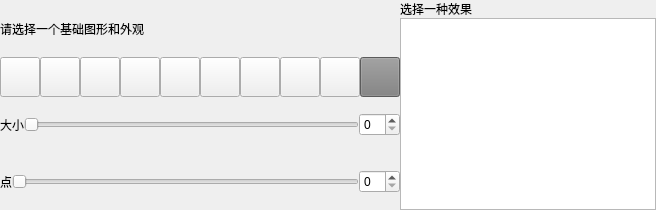
                   <widget class="QWidget" name="tab_99">
                    <attribute name="icon">
                     <iconset resource="../../../resources/icons/resource.qrc">
                      <normaloff>:/BootomBar/bottomBar2.png</normaloff>:/BootomBar/bottomBar2.png</iconset>
                    </attribute>
                    <attribute name="title">
                     <string>快速光速表演</string>
                    </attribute>
                    <layout class="QHBoxLayout" name="horizontalLayout_146" stretch="4,6">
                     <property name="spacing">
                      <number>0</number>
                     </property>
                     <property name="leftMargin">
                      <number>0</number>
                     </property>
                     <property name="topMargin">
                      <number>0</number>
                     </property>
                     <property name="rightMargin">
                      <number>0</number>
                     </property>
                     <property name="bottomMargin">
                      <number>0</number>
                     </property>
                     <item>
                      <widget class="QWidget" name="widget_565" native="true">
                       <layout class="QVBoxLayout" name="verticalLayout_98">
                        <property name="spacing">
                         <number>0</number>
                        </property>
                        <property name="leftMargin">
                         <number>0</number>
                        </property>
                        <property name="topMargin">
                         <number>0</number>
                        </property>
                        <property name="rightMargin">
                         <number>0</number>
                        </property>
                        <property name="bottomMargin">
                         <number>0</number>
                        </property>
                        <item>
                         <widget class="QLabel" name="label_127">
                          <property name="text">
                           <string>请选择一个基础图形和外观</string>
                          </property>
                         </widget>
                        </item>
                        <item>
                         <widget class="QWidget" name="widget_72" native="true">
                          <property name="minimumSize">
                           <size>
                            <width>400</width>
                            <height>40</height>
                           </size>
                          </property>
                          <property name="maximumSize">
                           <size>
                            <width>400</width>
                            <height>40</height>
                           </size>
                          </property>
                          <property name="layoutDirection">
                           <enum>Qt::LeftToRight</enum>
                          </property>
                          <layout class="QHBoxLayout" name="horizontalLayout_41">
                           <property name="spacing">
                            <number>0</number>
                           </property>
                           <property name="leftMargin">
                            <number>0</number>
                           </property>
                           <property name="topMargin">
                            <number>0</number>
                           </property>
                           <property name="rightMargin">
                            <number>0</number>
                           </property>
                           <property name="bottomMargin">
                            <number>0</number>
                           </property>
                           <item>
                            <widget class="QPushButton" name="pushButton_35">
                             <property name="minimumSize">
                              <size>
                               <width>40</width>
                               <height>40</height>
                              </size>
                             </property>
                             <property name="maximumSize">
                              <size>
                               <width>40</width>
                               <height>40</height>
                              </size>
                             </property>
                             <property name="sizeIncrement">
                              <size>
                               <width>40</width>
                               <height>40</height>
                              </size>
                             </property>
                             <property name="text">
                              <string/>
                             </property>
                             <property name="icon">
                              <iconset resource="../../../resources/icons/resource.qrc">
                               <normaloff>:/Bottom-Quick-show/Bottom-show10.png</normaloff>:/Bottom-Quick-show/Bottom-show10.png</iconset>
                             </property>
                             <property name="iconSize">
                              <size>
                               <width>35</width>
                               <height>35</height>
                              </size>
                             </property>
                            </widget>
                           </item>
                           <item>
                            <widget class="QPushButton" name="pushButton_41">
                             <property name="minimumSize">
                              <size>
                               <width>40</width>
                               <height>40</height>
                              </size>
                             </property>
                             <property name="maximumSize">
                              <size>
                               <width>40</width>
                               <height>40</height>
                              </size>
                             </property>
                             <property name="sizeIncrement">
                              <size>
                               <width>40</width>
                               <height>40</height>
                              </size>
                             </property>
                             <property name="text">
                              <string/>
                             </property>
                             <property name="icon">
                              <iconset resource="../../../resources/icons/resource.qrc">
                               <normaloff>:/Bottom-Quick-show/Bottom-show3.png</normaloff>:/Bottom-Quick-show/Bottom-show3.png</iconset>
                             </property>
                             <property name="iconSize">
                              <size>
                               <width>35</width>
                               <height>35</height>
                              </size>
                             </property>
                            </widget>
                           </item>
                           <item>
                            <widget class="QPushButton" name="pushButton_36">
                             <property name="minimumSize">
                              <size>
                               <width>40</width>
                               <height>40</height>
                              </size>
                             </property>
                             <property name="maximumSize">
                              <size>
                               <width>40</width>
                               <height>40</height>
                              </size>
                             </property>
                             <property name="sizeIncrement">
                              <size>
                               <width>40</width>
                               <height>40</height>
                              </size>
                             </property>
                             <property name="text">
                              <string/>
                             </property>
                             <property name="icon">
                              <iconset resource="../../../resources/icons/resource.qrc">
                               <normaloff>:/Bottom-Quick-show/Bottom-show6.png</normaloff>:/Bottom-Quick-show/Bottom-show6.png</iconset>
                             </property>
                             <property name="iconSize">
                              <size>
                               <width>35</width>
                               <height>35</height>
                              </size>
                             </property>
                            </widget>
                           </item>
                           <item>
                            <widget class="QPushButton" name="pushButton_42">
                             <property name="minimumSize">
                              <size>
                               <width>40</width>
                               <height>40</height>
                              </size>
                             </property>
                             <property name="maximumSize">
                              <size>
                               <width>40</width>
                               <height>40</height>
                              </size>
                             </property>
                             <property name="sizeIncrement">
                              <size>
                               <width>40</width>
                               <height>40</height>
                              </size>
                             </property>
                             <property name="text">
                              <string/>
                             </property>
                             <property name="icon">
                              <iconset resource="../../../resources/icons/resource.qrc">
                               <normaloff>:/Bottom-Quick-show/Bottom-show9.png</normaloff>:/Bottom-Quick-show/Bottom-show9.png</iconset>
                             </property>
                             <property name="iconSize">
                              <size>
                               <width>35</width>
                               <height>35</height>
                              </size>
                             </property>
                            </widget>
                           </item>
                           <item>
                            <widget class="QPushButton" name="pushButton_37">
                             <property name="minimumSize">
                              <size>
                               <width>40</width>
                               <height>40</height>
                              </size>
                             </property>
                             <property name="maximumSize">
                              <size>
                               <width>40</width>
                               <height>40</height>
                              </size>
                             </property>
                             <property name="sizeIncrement">
                              <size>
                               <width>40</width>
                               <height>40</height>
                              </size>
                             </property>
                             <property name="text">
                              <string/>
                             </property>
                             <property name="icon">
                              <iconset resource="../../../resources/icons/resource.qrc">
                               <normaloff>:/Bottom-Quick-show/Bottom-show8.png</normaloff>:/Bottom-Quick-show/Bottom-show8.png</iconset>
                             </property>
                             <property name="iconSize">
                              <size>
                               <width>35</width>
                               <height>35</height>
                              </size>
                             </property>
                            </widget>
                           </item>
                           <item>
                            <widget class="QPushButton" name="pushButton_43">
                             <property name="minimumSize">
                              <size>
                               <width>40</width>
                               <height>40</height>
                              </size>
                             </property>
                             <property name="maximumSize">
                              <size>
                               <width>40</width>
                               <height>40</height>
                              </size>
                             </property>
                             <property name="sizeIncrement">
                              <size>
                               <width>40</width>
                               <height>40</height>
                              </size>
                             </property>
                             <property name="text">
                              <string/>
                             </property>
                             <property name="icon">
                              <iconset resource="../../../resources/icons/resource.qrc">
                               <normaloff>:/Bottom-Quick-show/Bottom-show1.png</normaloff>:/Bottom-Quick-show/Bottom-show1.png</iconset>
                             </property>
                             <property name="iconSize">
                              <size>
                               <width>35</width>
                               <height>35</height>
                              </size>
                             </property>
                            </widget>
                           </item>
                           <item>
                            <widget class="QPushButton" name="pushButton_38">
                             <property name="minimumSize">
                              <size>
                               <width>40</width>
                               <height>40</height>
                              </size>
                             </property>
                             <property name="maximumSize">
                              <size>
                               <width>40</width>
                               <height>40</height>
                              </size>
                             </property>
                             <property name="sizeIncrement">
                              <size>
                               <width>40</width>
                               <height>40</height>
                              </size>
                             </property>
                             <property name="text">
                              <string/>
                             </property>
                             <property name="icon">
                              <iconset resource="../../../resources/icons/resource.qrc">
                               <normaloff>:/Bottom-Quick-show/Bottom-show5.png</normaloff>:/Bottom-Quick-show/Bottom-show5.png</iconset>
                             </property>
                             <property name="iconSize">
                              <size>
                               <width>35</width>
                               <height>35</height>
                              </size>
                             </property>
                            </widget>
                           </item>
                           <item>
                            <widget class="QPushButton" name="pushButton_44">
                             <property name="minimumSize">
                              <size>
                               <width>40</width>
                               <height>40</height>
                              </size>
                             </property>
                             <property name="maximumSize">
                              <size>
                               <width>40</width>
                               <height>40</height>
                              </size>
                             </property>
                             <property name="sizeIncrement">
                              <size>
                               <width>40</width>
                               <height>40</height>
                              </size>
                             </property>
                             <property name="icon">
                              <iconset resource="../../../resources/icons/resource.qrc">
                               <normaloff>:/Bottom-Quick-show/Bottom-show2.png</normaloff>:/Bottom-Quick-show/Bottom-show2.png</iconset>
                             </property>
                             <property name="iconSize">
                              <size>
                               <width>35</width>
                               <height>35</height>
                              </size>
                             </property>
                            </widget>
                           </item>
                           <item>
                            <widget class="QPushButton" name="pushButton_39">
                             <property name="minimumSize">
                              <size>
                               <width>40</width>
                               <height>40</height>
                              </size>
                             </property>
                             <property name="maximumSize">
                              <size>
                               <width>40</width>
                               <height>40</height>
                              </size>
                             </property>
                             <property name="sizeIncrement">
                              <size>
                               <width>40</width>
                               <height>40</height>
                              </size>
                             </property>
                             <property name="icon">
                              <iconset resource="../../../resources/icons/resource.qrc">
                               <normaloff>:/Bottom-Quick-show/Bottom-show4.png</normaloff>:/Bottom-Quick-show/Bottom-show4.png</iconset>
                             </property>
                             <property name="iconSize">
                              <size>
                               <width>35</width>
                               <height>35</height>
                              </size>
                             </property>
                            </widget>
                           </item>
                           <item>
                            <widget class="QPushButton" name="pushButton_40">
                             <property name="minimumSize">
                              <size>
                               <width>40</width>
                               <height>40</height>
                              </size>
                             </property>
                             <property name="maximumSize">
                              <size>
                               <width>40</width>
                               <height>40</height>
                              </size>
                             </property>
                             <property name="sizeIncrement">
                              <size>
                               <width>40</width>
                               <height>40</height>
                              </size>
                             </property>
                             <property name="styleSheet">
                              <string notr="true"> 
background-color: rgb(127, 127, 127);</string>
                             </property>
                             <property name="icon">
                              <iconset resource="../../../resources/icons/resource.qrc">
                               <normaloff>:/Bottom-Quick-show/Bottom-show7.png</normaloff>:/Bottom-Quick-show/Bottom-show7.png</iconset>
                             </property>
                             <property name="iconSize">
                              <size>
                               <width>35</width>
                               <height>35</height>
                              </size>
                             </property>
                            </widget>
                           </item>
                          </layout>
                         </widget>
                        </item>
                        <item>
                         <widget class="QWidget" name="widget_566" native="true">
                          <layout class="QHBoxLayout" name="horizontalLayout_147">
                           <property name="spacing">
                            <number>0</number>
                           </property>
                           <property name="leftMargin">
                            <number>0</number>
                           </property>
                           <property name="topMargin">
                            <number>0</number>
                           </property>
                           <property name="rightMargin">
                            <number>0</number>
                           </property>
                           <property name="bottomMargin">
                            <number>0</number>
                           </property>
                           <item>
                            <widget class="QLabel" name="label_128">
                             <property name="text">
                              <string>大小</string>
                             </property>
                            </widget>
                           </item>
                           <item>
                            <widget class="QSlider" name="horizontalSlider_19">
                             <property name="orientation">
                              <enum>Qt::Horizontal</enum>
                             </property>
                            </widget>
                           </item>
                           <item>
                            <widget class="QSpinBox" name="spinBox_68"/>
                           </item>
                          </layout>
                         </widget>
                        </item>
                        <item>
                         <widget class="QWidget" name="widget_567" native="true">
                          <layout class="QHBoxLayout" name="horizontalLayout_148">
                           <property name="spacing">
                            <number>0</number>
                           </property>
                           <property name="leftMargin">
                            <number>0</number>
                           </property>
                           <property name="topMargin">
                            <number>0</number>
                           </property>
                           <property name="rightMargin">
                            <number>0</number>
                           </property>
                           <property name="bottomMargin">
                            <number>0</number>
                           </property>
                           <item>
                            <widget class="QLabel" name="label_129">
                             <property name="text">
                              <string>点</string>
                             </property>
                            </widget>
                           </item>
                           <item>
                            <widget class="QSlider" name="horizontalSlider_20">
                             <property name="orientation">
                              <enum>Qt::Horizontal</enum>
                             </property>
                            </widget>
                           </item>
                           <item>
                            <widget class="QSpinBox" name="spinBox_69"/>
                           </item>
                          </layout>
                         </widget>
                        </item>
                       </layout>
                      </widget>
                     </item>
                     <item>
                      <widget class="QWidget" name="widget_568" native="true">
                       <layout class="QVBoxLayout" name="verticalLayout_99">
                        <property name="spacing">
                         <number>0</number>
                        </property>
                        <property name="leftMargin">
                         <number>0</number>
                        </property>
                        <property name="topMargin">
                         <number>0</number>
                        </property>
                        <property name="rightMargin">
                         <number>0</number>
                        </property>
                        <property name="bottomMargin">
                         <number>0</number>
                        </property>
                        <item>
                         <widget class="QLabel" name="label_130">
                          <property name="text">
                           <string>选择一种效果</string>
                          </property>
                         </widget>
                        </item>
                        <item>
                         <widget class="QTextEdit" name="textEdit_30"/>
                        </item>
                       </layout>
                      </widget>
                     </item>
                    </layout>
                   </widget>
